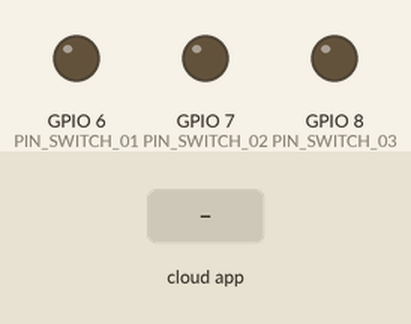
A sketch run on a simulated ESP32-S3. Shown: output pins drawn as LEDs (lit = HIGH). The test bench sets the inputs (shaded band). WiFi joins after 1.5 s; servers stay silent unless stated; the RemoteXY app is connected; what the sketch prints to the serial monitor is not drawn.

Above: at 2.7 s.
2.8 s: the phone or cloud app sets a to 255
At 3.1 s:
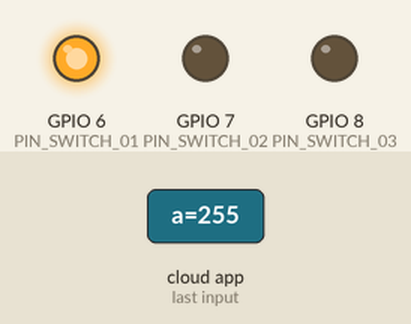
4.3 s: the phone or cloud app sets b to 255
At 5.3 s:
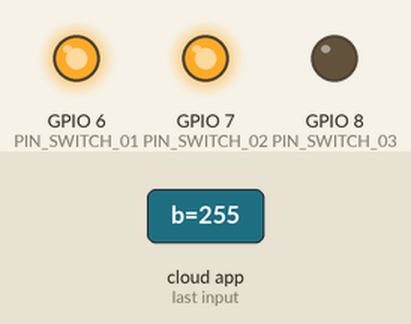
5.8 s: the phone or cloud app sets a to 0
At 6.4 s:
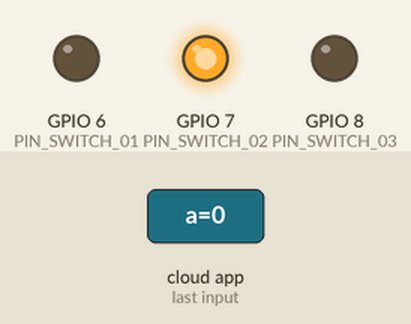
7.3 s: the phone or cloud app sets c to 255
At 7.7 s:
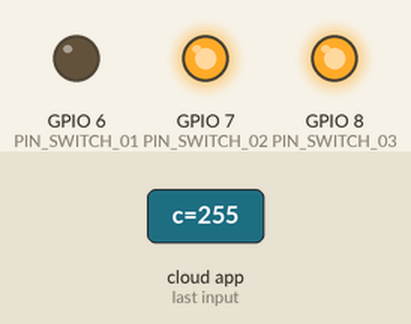
8.8 s: the phone or cloud app sets switch_01 to 1
At 10.0 s:
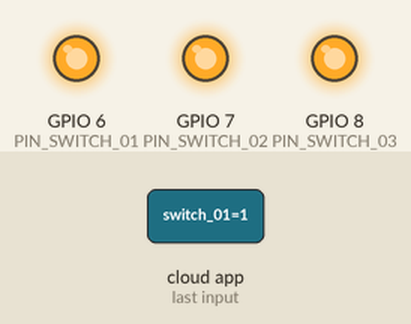
10.3 s: the phone or cloud app sets switch_02 to 0
At 11.0 s:
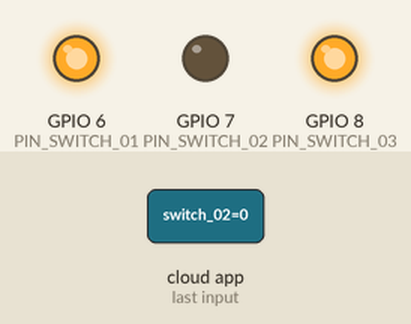
Timing chart, 0 to 12.8 s (numbered marks = the images above; inputs shaded):
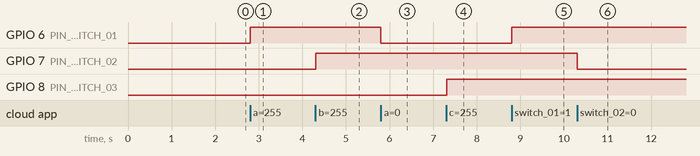

Measured:
- after the input at 2.8 s, GPIO 6 (PIN_SWITCH_01): LOW → HIGH at once
- after the input at 4.3 s, GPIO 7 (PIN_SWITCH_02): LOW → HIGH at once
- after the input at 5.8 s, GPIO 6 (PIN_SWITCH_01): HIGH → LOW at once
- after the input at 7.3 s, GPIO 8 (PIN_SWITCH_03): LOW → HIGH at once
- after the input at 8.8 s, GPIO 6 (PIN_SWITCH_01): LOW → HIGH at once
- after the input at 10.3 s, GPIO 7 (PIN_SWITCH_02): HIGH → LOW at once

The sketch:

Project_2_IOT_Home_automation.ino
```cpp
//IOT Home automation project by Vikash Kumar
#ifdef ARDUINO_ARCH_ESP32
#define REMOTEXY_MODE__ESP32CORE_WIFI_CLOUD
#include <WiFiClient.h>
#include <WiFi.h>
#else
#include <ESP32WiFi.h>
#endif
#include <Espalexa.h>

// RemoteXY connection settings
#define REMOTEXY_WIFI_SSID "Moto"
#define REMOTEXY_WIFI_PASSWORD "12345678"
#define REMOTEXY_CLOUD_SERVER "cloud.remotexy.com"
#define REMOTEXY_CLOUD_PORT 6376
#define REMOTEXY_CLOUD_TOKEN "e08f05e2f9f5e83ecaa42d291f3f5135"
#define REMOTEXY_ACCESS_PASSWORD "1234"


#include <RemoteXY.h>

// RemoteXY configurate
#pragma pack(push, 1)
uint8_t RemoteXY_CONF[] =   // 70 bytes
  { 255,3,0,0,0,63,0,17,0,0,0,24,1,106,200,1,1,3,0,2,
  29,11,44,22,1,2,26,31,24,79,78,0,79,70,70,0,2,30,75,44,
  22,1,2,26,31,31,79,78,0,79,70,70,0,2,31,147,44,22,1,2,
  26,31,31,79,78,0,79,70,70,0 };


struct {

    // input variables
  uint8_t switch_01; // =1 if switch ON and =0 if OFF
  uint8_t switch_02; // =1 if switch ON and =0 if OFF
  uint8_t switch_03; // =1 if switch ON and =0 if OFF


  uint8_t connect_flag;  // =1 if wire connected, else =0

} RemoteXY;
#pragma pack(pop)

#define PIN_SWITCH_01 6   //led pins
#define PIN_SWITCH_02 7
#define PIN_SWITCH_03 8

boolean connectWifi();

//callback functions
void firstLightChanged(uint8_t brightness);
void secondLightChanged(uint8_t brightness);
void thirdLightChanged(uint8_t brightness);

String Device_1_Name = "a";    //assigning names to the leds
String Device_2_Name = "b";
String Device_3_Name = "c";

boolean wifiConnected = false;

Espalexa espalexa;

void setup()
{

  RemoteXY_Init ();

  pinMode (PIN_SWITCH_01, OUTPUT);
  pinMode (PIN_SWITCH_02, OUTPUT);
  pinMode (PIN_SWITCH_03, OUTPUT);

  // TODO you setup code
   Serial.begin(115200);
    wifiConnected = connectWifi();

  if (wifiConnected)
  {

    espalexa.addDevice(Device_1_Name, firstLightChanged); //devices are added here
    espalexa.addDevice(Device_2_Name, secondLightChanged);
    espalexa.addDevice(Device_3_Name, thirdLightChanged);

    espalexa.begin();
  }
  else
  {
    while (1)
    {
      Serial.println("Cannot connect to WiFi. Please check data and reset the ESP.");
      delay(2500);
    }
  }

}

void loop()
{
  RemoteXY_Handler ();

  digitalWrite(PIN_SWITCH_01, (RemoteXY.switch_01==0)?LOW:HIGH);   // condition written to work according to mobile app
  digitalWrite(PIN_SWITCH_02, (RemoteXY.switch_02==0)?LOW:HIGH);
  digitalWrite(PIN_SWITCH_03, (RemoteXY.switch_03==0)?LOW:HIGH);


  espalexa.loop();

  RemoteXY_delay(1);

}
//******Condition written for working according to Alexa home////
void firstLightChanged(uint8_t brightness)
{

  if (brightness == 255)
    {
      digitalWrite(PIN_SWITCH_01, HIGH);
      Serial.println("Device1 ON");
      RemoteXY.switch_01=1;
    }
  else
  {
    digitalWrite(PIN_SWITCH_01, LOW);
    Serial.println("Device1 OFF");
    RemoteXY.switch_01=0;
  }
}

void secondLightChanged(uint8_t brightness)
{

  if (brightness == 255)
    {
      digitalWrite(PIN_SWITCH_02, HIGH);
      Serial.println("Device2 ON");
      RemoteXY.switch_02=1;
    }
  else
  {
    digitalWrite(PIN_SWITCH_02, LOW);
    Serial.println("Device2 OFF");
    RemoteXY.switch_02=0;
  }
}

void thirdLightChanged(uint8_t brightness)
{

  if (brightness == 255)
    {
      digitalWrite(PIN_SWITCH_03, HIGH);
      Serial.println("Device3 ON");
      RemoteXY.switch_03=1;
    }
  else
  {
    digitalWrite(PIN_SWITCH_03, LOW);
    Serial.println("Device3 OFF");
    RemoteXY.switch_03=0;
  }

}


boolean connectWifi()
{
  boolean state = true;
  int i = 0;

  WiFi.mode(WIFI_STA);
  WiFi.begin(REMOTEXY_WIFI_SSID, REMOTEXY_WIFI_PASSWORD);
  Serial.println("");
  Serial.println("Connecting to WiFi");

  // Wait for connection
  Serial.print("Connecting...");
  while (WiFi.status() != WL_CONNECTED) {
    delay(500);
    Serial.print(".");
    if (i > 20) {
      state = false; break;
    }
    i++;
  }
  Serial.println("");
  if (state) {
    Serial.print("Connected to ");
    Serial.println(REMOTEXY_WIFI_SSID);
    Serial.print("IP address: ");
    Serial.println(WiFi.localIP());
  }
  else {
    Serial.println("Connection failed.");
  }
  return state;
}
```
